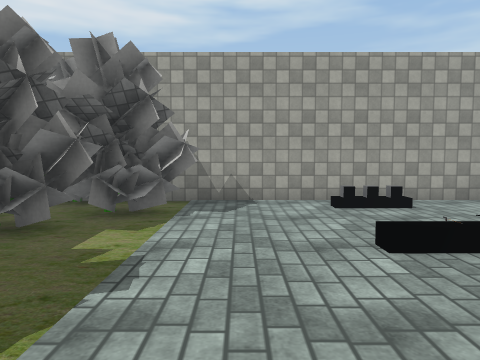
[1] (above)

16 first-person views from a walk through a Unity game level. The camera is 1.4 m above the floor, tilts 4° down and sees 70° across. The floor is counted in squares, 1 m on a side. Each view is taken from the middle of a square. On the plan, view 1 faces up. The plan holds only what a view shows up to about 15 squares ahead; the rest is blank. The place goes on beyond the plan. The player character is not drawn. Some surface patterns are stand-ins.

[2]
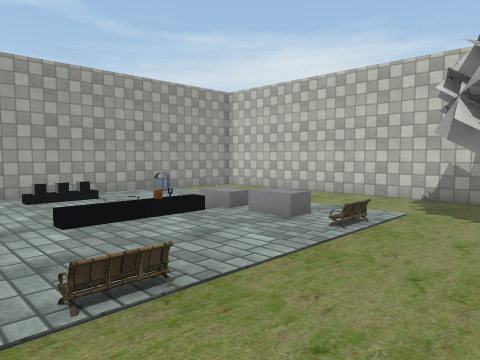

[3]
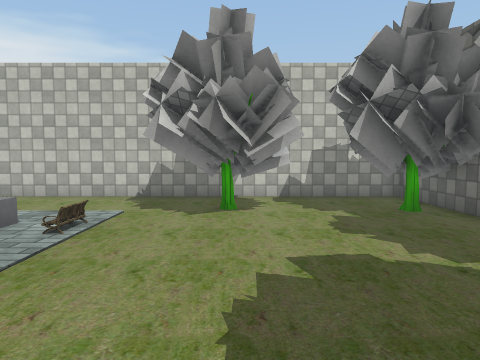

[4]
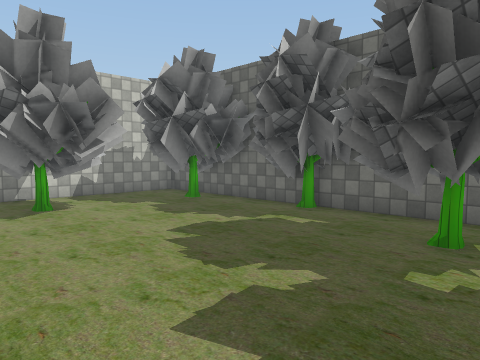

[5]
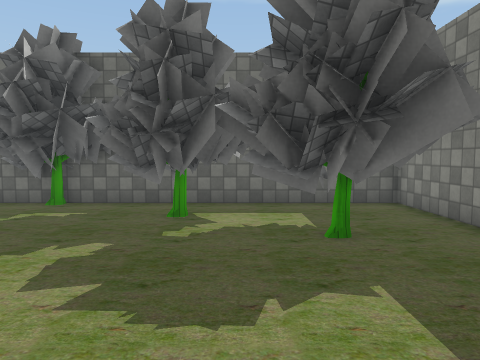

[6]
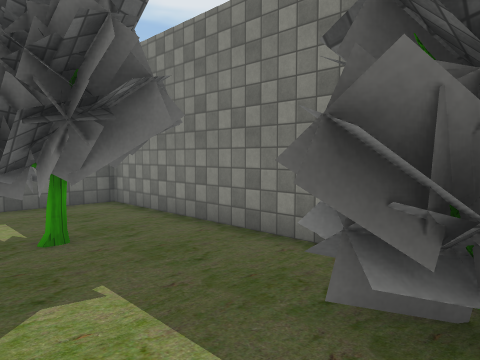

[7]
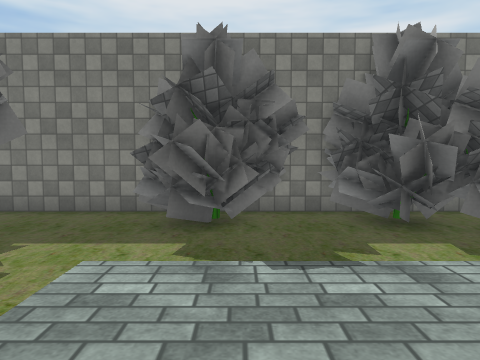

[8]
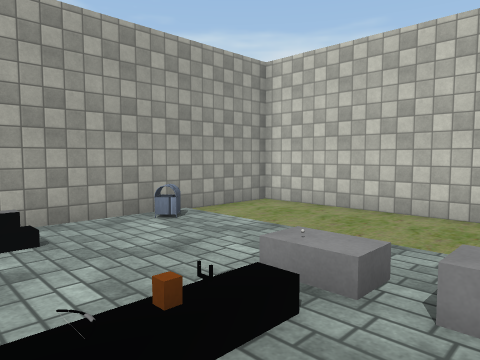

[9]
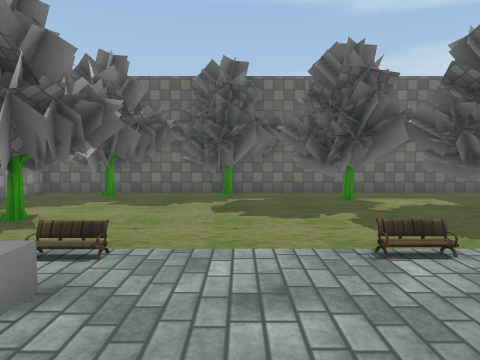

[10]
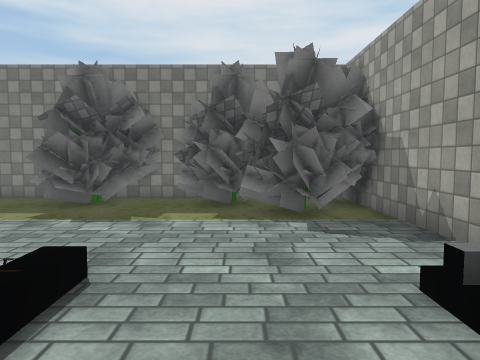

[11]
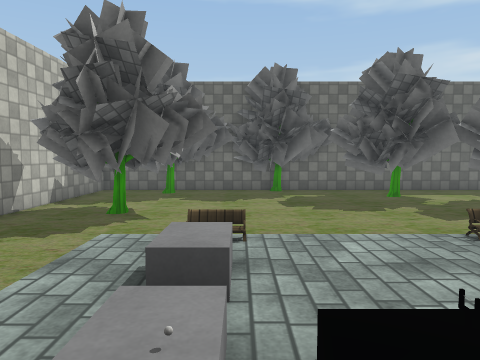

[12]
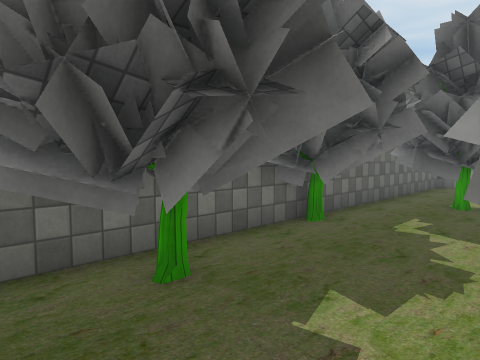

[13]
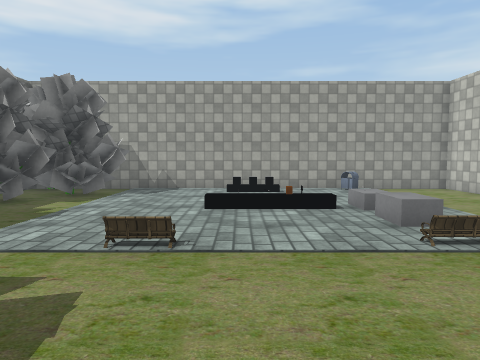

[14]
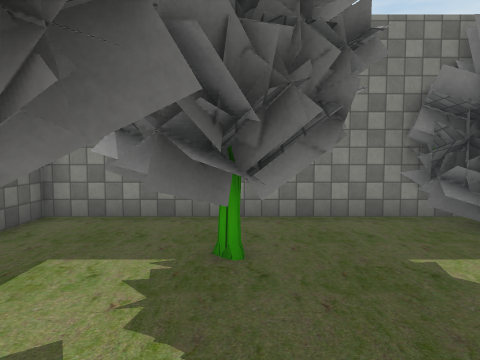

[15]
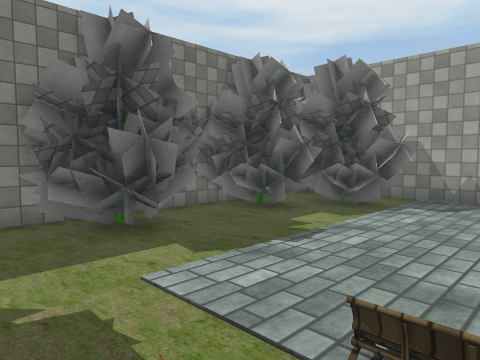

[16]
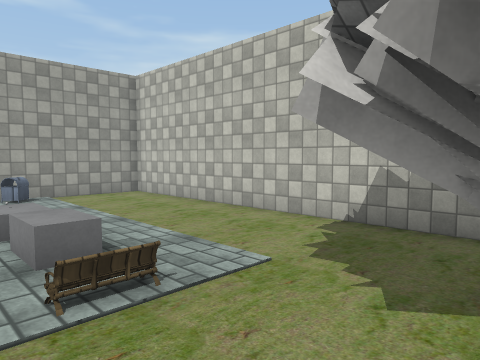

### Floor plan
Key: @ floor where view 1 was taken; # wall or solid block; . floor; / step, stairs or slope; T tree; B bin; O other object.
Columns run from 6 left of view 1 to 12 right of it. Each row starts with its distance up from view 1.
 11  TT################
 10 TTTTT........BB...#
  9 TTTTT....OO.......#
  8  TTTTT............#
  7 TTTT..............#
  6 TTTT........//....#
  5 #T......//////....#
  4 #TT.........//....#
  3 TTTT........//....#
  2 TTTT..............#
  1 TTT....O..........#
  0 #.....@.......TT..#
 -1 #.............TTT.#
 -2 #.TTT.........TTTT#
 -3 #.TTTT........TTT.#
 -4 #. TTTTT..........#
 -5 #..T.TTTT.....TT..#
 -6 #....TTTT.TT.TTTT.#
 -7 #.....TT TTTTTTTT.#
 -8 ##########TT#######

Where each view was taken, in squares from view 1:
view 1: 0 up, 0 right, facing up
view 2: 2 down, 0 right, facing up-right
view 3: 2 down, 0 right, facing right
view 4: 1 up, 1 left, facing down-right
view 5: 3 up, 1 left, facing down
view 6: 3 up, 1 left, facing down-left
view 7: 3 up, 3 right, facing left
view 8: 3 up, 3 right, facing up-right
view 9: 6 up, 4 right, facing down
view 10: 7 up, 6 right, facing left
view 11: 7 up, 6 right, facing down
view 12: 3 down, 11 right, facing down-left
view 13: 4 down, 3 right, facing up
view 14: 3 down, 2 right, facing left
view 15: 1 down, 2 right, facing up-left
view 16: 2 down, 5 right, facing up-right
